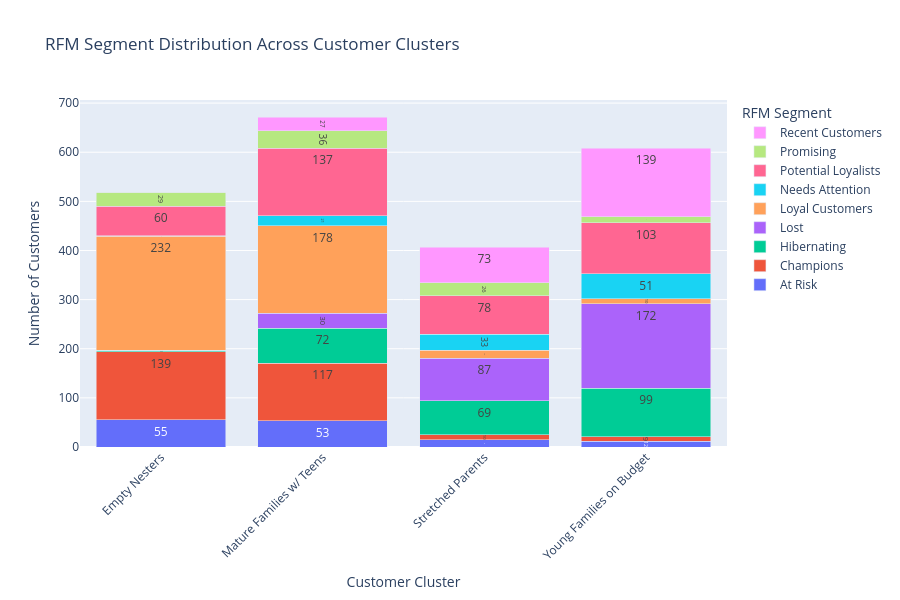

Source (notebook cell):
### Code cell
# Stacked bar chart: RFM segments within each cluster
crosstab_data = pd.crosstab(df['Cluster_Name'], df['RFM_Segment'])

fig = go.Figure()

for segment in crosstab_data.columns:
    fig.add_trace(go.Bar(
        name=segment,
        x=crosstab_data.index,
        y=crosstab_data[segment],
        text=crosstab_data[segment],
        textposition='inside'
    ))

fig.update_layout(
    title='RFM Segment Distribution Across Customer Clusters',
    xaxis_title='Customer Cluster',
    yaxis_title='Number of Customers',
    barmode='stack',
    height=600,
    xaxis_tickangle=-45,
    legend=dict(title='RFM Segment', orientation="v", yanchor="top", y=1, xanchor="left", x=1.02)
)
fig.show()

### Figure 1 — Plotly figure (JSON) as saved in the notebook; plotly's stock layout.template omitted (floating-point values rounded to 4 significant figures)
{"data": [{"name": "At Risk", "text": [55.0, 53.0, 15.0, 12.0], "textposition": "inside", "x": ["Empty Nesters", "Mature Families w/ Teens", "Stretched Parents", "Young Families on Budget"], "y": [55, 53, 15, 12], "type": "bar"}, {"name": "Champions", "text": [139.0, 117.0, 10.0, 9.0], "textposition": "inside", "x": ["Empty Nesters", "Mature Families w/ Teens", "Stretched Parents", "Young Families on Budget"], "y": [139, 117, 10, 9], "type": "bar"}, {"name": "Hibernating", "text": [3.0, 72.0, 69.0, 99.0], "textposition": "inside", "x": ["Empty Nesters", "Mature Families w/ Teens", "Stretched Parents", "Young Families on Budget"], "y": [3, 72, 69, 99], "type": "bar"}, {"name": "Lost", "text": [0.0, 30.0, 87.0, 172.0], "textposition": "inside", "x": ["Empty Nesters", "Mature Families w/ Teens", "Stretched Parents", "Young Families on Budget"], "y": [0, 30, 87, 172], "type": "bar"}, {"name": "Loyal Customers", "text": [232.0, 178.0, 16.0, 10.0], "textposition": "inside", "x": ["Empty Nesters", "Mature Families w/ Teens", "Stretched Parents", "Young Families on Budget"], "y": [232, 178, 16, 10], "type": "bar"}, {"name": "Needs Attention", "text": [1.0, 21.0, 33.0, 51.0], "textposition": "inside", "x": ["Empty Nesters", "Mature Families w/ Teens", "Stretched Parents", "Young Families on Budget"], "y": [1, 21, 33, 51], "type": "bar"}, {"name": "Potential Loyalists", "text": [60.0, 137.0, 78.0, 103.0], "textposition": "inside", "x": ["Empty Nesters", "Mature Families w/ Teens", "Stretched Parents", "Young Families on Budget"], "y": [60, 137, 78, 103], "type": "bar"}, {"name": "Promising", "text": [29.0, 36.0, 26.0, 13.0], "textposition": "inside", "x": ["Empty Nesters", "Mature Families w/ Teens", "Stretched Parents", "Young Families on Budget"], "y": [29, 36, 26, 13], "type": "bar"}, {"name": "Recent Customers", "text": [0.0, 27.0, 73.0, 139.0], "textposition": "inside", "x": ["Empty Nesters", "Mature Families w/ Teens", "Stretched Parents", "Young Families on Budget"], "y": [0, 27, 73, 139], "type": "bar"}], "layout": {"xaxis": {"title": {"text": "Customer Cluster"}, "tickangle": -45}, "legend": {"title": {"text": "RFM Segment"}, "orientation": "v", "yanchor": "top", "y": 1, "xanchor": "left", "x": 1.02}, "title": {"text": "RFM Segment Distribution Across Customer Clusters"}, "yaxis": {"title": {"text": "Number of Customers"}}, "barmode": "stack", "height": 600}}
